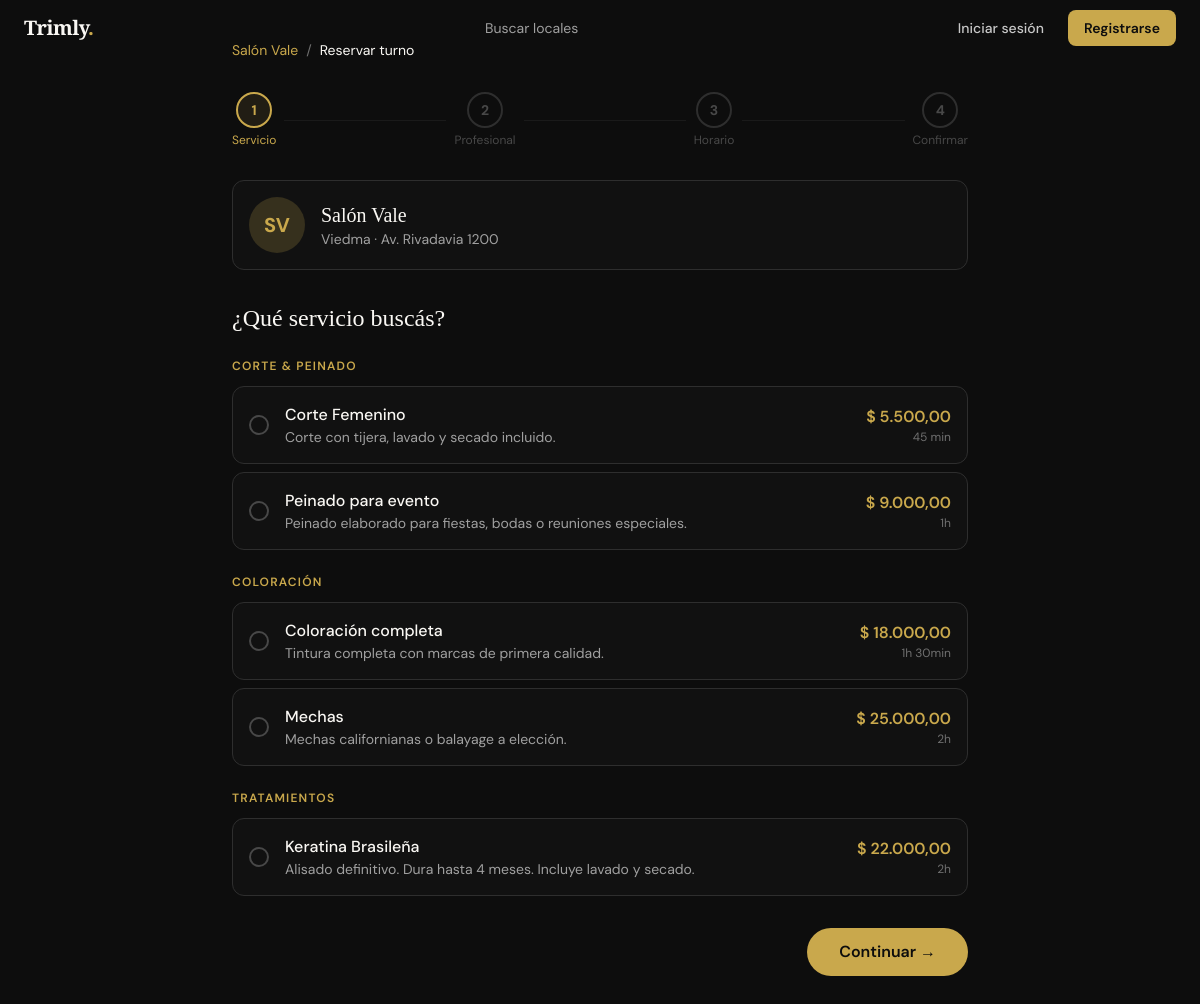
Screenshot of /trimly/reservar/salon-vale?servicio=10 with the database file from the repository.
### tables this page shows
CREATE TABLE `shops` (
  `id` int UNSIGNED NOT NULL,
  `owner_id` int UNSIGNED NOT NULL,
  `name` varchar(120) NOT NULL,
  `slug` varchar(130) NOT NULL,
  `type` enum('barbershop','salon','mixed','nails','spa','tattoo','makeup','other') NOT NULL DEFAULT 'barbershop',
  `target_audience` enum('men','women','unisex') NOT NULL DEFAULT 'unisex',
  `description` text,
  `specialties` varchar(500) DEFAULT NULL,
  `amenities` varchar(500) DEFAULT NULL,
  `phone` varchar(30) DEFAULT NULL,
  `email` varchar(150) DEFAULT NULL,
  `website` varchar(255) DEFAULT NULL,
  `instagram` varchar(100) DEFAULT NULL,
  `facebook` varchar(100) DEFAULT NULL,
  `whatsapp` varchar(30) DEFAULT NULL,
  `logo` varchar(255) DEFAULT NULL,
  `cover_image` varchar(255) DEFAULT NULL,
  `address` varchar(255) DEFAULT NULL,
  `city` varchar(100) DEFAULT NULL,
  `province` varchar(100) DEFAULT NULL,
  `country` varchar(80) NOT NULL DEFAULT 'Argentina',
  `postal_code` varchar(20) DEFAULT NULL,
  `latitude` decimal(10,7) DEFAULT NULL,
  `longitude` decimal(10,7) DEFAULT NULL,
  `currency` char(3) NOT NULL DEFAULT 'ARS',
  `rating_avg` decimal(3,2) NOT NULL DEFAULT '0.00',
  `rating_count` int UNSIGNED NOT NULL DEFAULT '0',
  `status` enum('pending','active','suspended','closed') NOT NULL DEFAULT 'pending',
  `plan` enum('free','pro','premium') NOT NULL DEFAULT 'free',
  `plan_expires` date DEFAULT NULL,
  `verified` tinyint(1) NOT NULL DEFAULT '0',
  `featured` tinyint(1) NOT NULL DEFAULT '0',
  `views_count` int UNSIGNED NOT NULL DEFAULT '0',
  `is_shadowbanned` tinyint(1) NOT NULL DEFAULT '0',
  `suspension_reason` varchar(500) DEFAULT NULL,
  `suspension_until` datetime DEFAULT NULL,
  `ban_reason` varchar(500) DEFAULT NULL,
  `created_at` datetime NOT NULL DEFAULT CURRENT_TIMESTAMP,
  `updated_at` datetime NOT NULL DEFAULT CURRENT_TIMESTAMP ON UPDATE CURRENT_TIMESTAMP,
  `suspension_public` tinyint(1) NOT NULL DEFAULT '1'
);

CREATE TABLE `services` (
  `id` int UNSIGNED NOT NULL,
  `shop_id` int UNSIGNED NOT NULL,
  `category_id` int UNSIGNED DEFAULT NULL,
  `name` varchar(120) NOT NULL,
  `description` text,
  `duration_min` smallint UNSIGNED NOT NULL DEFAULT '30',
  `price` decimal(10,2) NOT NULL DEFAULT '0.00',
  `deposit_pct` tinyint UNSIGNED NOT NULL DEFAULT '0',
  `image` varchar(255) DEFAULT NULL,
  `is_active` tinyint(1) NOT NULL DEFAULT '1',
  `sort_order` tinyint NOT NULL DEFAULT '0',
  `created_at` datetime NOT NULL DEFAULT CURRENT_TIMESTAMP,
  `updated_at` datetime NOT NULL DEFAULT CURRENT_TIMESTAMP ON UPDATE CURRENT_TIMESTAMP
);

### app/Controllers/BaseController.php (called while the page is built, shortened)
<?php
abstract class BaseController
{
    protected function view(string $template, array $viewData = [], int $status = 200): void
    {
        require APP_PATH . '/Views/partials/layout.php';
    }
}

### app/Controllers/BookingController.php (called while the page is built, shortened)
<?php
class BookingController extends BaseController
{
    private Shop        $shopModel;
    private Service     $serviceModel;
    public function __construct()
    {
        $this->shopModel        = new Shop();
        $this->serviceModel     = new Service();
    }
    public function step1(string $slug): void
    {
        $shop = $this->shopModel->findBySlug($slug);
        $services = $this->serviceModel->getGroupedByCategory($shop['id']);
        $this->view('booking/step1', [
            'pageTitle' => 'Reservar turno — ' . $shop['name'],
            'shop'      => $shop,
            'services'  => $services,
            'booking'   => $_SESSION['booking'] ?? [],
        ]);
    }
}

### index.php (called while the page is built, shortened)
<?php
$routes = require BASE_PATH . '/routes/web.php';
$method = $_SERVER['REQUEST_METHOD'];
$uri  = parse_url($_SERVER['REQUEST_URI'], PHP_URL_PATH);
$base = base_path();
if ($base && str_starts_with($uri, $base)) $uri = substr($uri, strlen($base));
$uri = rtrim($uri, '/') ?: '/';
$matched = null; $params = [];
foreach ($routes as [$rMethod, $pattern, $handler, $middleware]) {
    if (strtoupper($rMethod) !== $method) continue;
    $regex = str_contains($pattern, '{any}')
        ? str_replace('{any}', '(.*)', $pattern)
        : preg_replace('/\{[^}]+\}/', '([^/]+)', $pattern);
    $regex = '#^' . $regex . '$#u';
    if (preg_match($regex, $uri, $matches)) {
        preg_match_all('/\{([^}]+)\}/', $pattern, $paramNames);
        array_shift($matches);
        $params  = !empty($paramNames[1]) ? array_combine($paramNames[1], $matches) : [];
        $matched = [$handler, $middleware, $params];
        break;
    }
}
[$handler, $middleware, $params] = $matched;
[$controllerName, $actionName] = explode('@', $handler);
$controller = new $controllerClass();
$controller->$actionName(...array_values($params));

### app/Models/Database.php (called while the page is built, shortened)
<?php
class Database
{
    private static ?PDO $instance = null;
    public static function getInstance(): PDO
    {
        if (self::$instance === null) {
            $cfg = require BASE_PATH . '/config/database.php';
            $dsn = "mysql:host={$cfg['host']};port={$cfg['port']};dbname={$cfg['database']};charset={$cfg['charset']}";
            try {
                self::$instance = new PDO($dsn, $cfg['username'], $cfg['password'], $cfg['options']);
                self::$instance->exec("SET NAMES utf8mb4 COLLATE utf8mb4_unicode_ci");
            } catch (PDOException $e) {
                error_log('Trimly DB Error: ' . $e->getMessage());
                http_response_code(500);
                echo '<!DOCTYPE html><html><head><meta charset="UTF-8"><title>Error de conexión</title>
                <style>body{background:#0d0d0d;color:#eee;font-family:sans-serif;display:flex;align-items:center;justify-content:center;min-height:100vh;margin:0;}
                .box{text-align:center;padding:40px;border:1px solid #333;border-radius:16px;max-width:500px;}
                h1{color:#C9A84C;margin-bottom:12px;}p{color:#888;margin:8px 0;font-size:14px;}
                .err{background:#1a0000;border:1px solid #5a0000;border-radius:8px;padding:12px;margin:16px 0;font-family:monospace;font-size:13px;color:#ff6b6b;text-align:left;}</style>
                </head><body><div class="box">
                <h1>⚠ Error de base de datos</h1>
                <p>No se pudo conectar a MySQL. Verificá que:</p>
                <p>• MySQL esté corriendo en Laragon (botón verde)</p>
                <p>• La base de datos <strong>trimly</strong> exista</p>
                <p>• Las credenciales en <strong>.env</strong> sean correctas</p>
                <div class="err">' . htmlspecialchars($e->getMessage()) . '</div>
                </div></body></html>';
                exit;
            }
        }
        return self::$instance;
    }
}

### app/Models/BaseModel.php (called while the page is built, shortened)
<?php
abstract class BaseModel
{
    protected PDO    $db;
    protected string $table;
    public function __construct()
    {
        $this->db = Database::getInstance();
    }
    public function findBy(string $column, mixed $value): array|false
    {
        $st = $this->db->prepare("SELECT * FROM {$this->table} WHERE `$column` = ? LIMIT 1");
        $st->execute([$value]);
        return $st->fetch();
    }
    public function raw(string $sql, array $params = []): array
    {
        $st = $this->db->prepare($sql);
        $st->execute($params);
        return $st->fetchAll();
    }
}

### app/Models/Models.php (called while the page is built, shortened)
<?php
class Shop extends BaseModel {
    public function findBySlug(string $slug): array|false { return $this->findBy('slug', $slug); }
}
class Service extends BaseModel {
    public function getByShop(int $shopId, bool $withCat=true): array {
        $sql = $withCat
            ? "SELECT s.*,c.name AS category_name FROM services s LEFT JOIN service_categories c ON c.id=s.category_id WHERE s.shop_id=? AND s.is_active=1 ORDER BY c.sort_order,s.sort_order,s.name"
            : "SELECT * FROM services WHERE shop_id=? AND is_active=1 ORDER BY sort_order,name";
        return $this->raw($sql,[$shopId]);
    }
    public function getGroupedByCategory(int $shopId): array {
        $grouped=[];
        foreach($this->getByShop($shopId,true) as $row){
            $grouped[$row['category_name']??'Sin categoría'][]=$row;
        }
        return $grouped;
    }
}

### app/Helpers/Helpers.php (called while the page is built, shortened)
<?php
function base_path(): string {
    static $base = null;
    if ($base === null) {
        $appUrl = rtrim(getenv('APP_URL') ?: 'http://localhost', '/');
        $parsed = parse_url($appUrl);
        $base   = rtrim($parsed['path'] ?? '', '/');
    }
    return $base;
}
function path(string $route = ''): string {
    return base_path() . '/' . ltrim($route, '/');
}
function e(mixed $val): string {
    return htmlspecialchars((string)($val ?? ''), ENT_QUOTES | ENT_SUBSTITUTE, 'UTF-8');
}
function money(float|int|null $amount, string $currency = 'ARS'): string {
    $amount = (float)$amount;
    return match($currency) {
        'ARS'   => '$ '   . number_format($amount, 2, ',', '.'),
        'USD'   => 'U$S ' . number_format($amount, 2, '.', ','),
        default => number_format($amount, 2),
    };
}
function duracionTexto(int $minutos): string {
    if ($minutos < 60) return "{$minutos} min";
    $h = intdiv($minutos, 60); $m = $minutos % 60;
    return $m ? "{$h}h {$m}min" : "{$h}h";
}
function initials(string $name): string {
    $parts = array_filter(explode(' ', $name));
    return strtoupper(substr($parts[0] ?? '', 0, 1) . substr($parts[1] ?? '', 0, 1));
}

### app/Views/booking/step1.php (the view, shortened to what this page needs)
<div class="min-h-screen bg-ink-900 py-10">
<div class="max-w-3xl mx-auto px-4">
  <div class="flex items-center gap-2 mb-8 text-sm">
    <a href="<?= path('/local/' . e($shop['slug'])) ?>" class="text-gold hover:underline"><?= e($shop['name']) ?></a>
    <span class="text-ink-400">/</span>
    <span class="text-cream-light">Reservar turno</span>
  </div>
  <?php include __DIR__ . '/partials/steps.php'; ?>
  <div class="flex items-center gap-4 mb-8 p-4 bg-ink-800 rounded-xl border border-ink-600">
    <?php if ($shop['logo']): ?>
      <img src="<?= upload_url($shop['logo']) ?>" alt="<?= e($shop['name']) ?>" class="w-14 h-14 rounded-full object-cover">
    <?php else: ?>
      <div class="w-14 h-14 rounded-full bg-gold/20 flex items-center justify-center text-gold text-xl font-bold"><?= initials($shop['name']) ?></div>
    <?php endif; ?>
    <div>
      <h2 class="font-display text-xl text-cream-light"><?= e($shop['name']) ?></h2>
      <p class="text-ink-300 text-sm"><?= e($shop['city']) ?> · <?= e($shop['address']) ?></p>
    </div>
  </div>
  <h1 class="font-display text-2xl text-cream-light mb-6">¿Qué servicio buscás?</h1>
  <?php if (empty($services)): ?>
    <div class="text-center py-16 text-ink-400">
      <p class="text-lg">Este local aún no tiene servicios publicados.</p>
      <a href="<?= path('/local/' . e($shop['slug'])) ?>" class="mt-4 inline-block text-gold hover:underline">← Volver al perfil</a>
    </div>
  <?php else: ?>
  <form method="POST" action="<?= path('/reservar/' . e($shop['slug']) . '/servicio') ?>">
    <?php foreach ($services as $category => $items): ?>
    <div class="mb-6">
      <h3 class="text-xs font-semibold uppercase tracking-widest text-gold mb-3"><?= e($category) ?></h3>
      <div class="space-y-2">
        <?php foreach ($items as $service): ?>
        <label class="flex items-center gap-4 p-4 bg-ink-800 border border-ink-600 rounded-xl cursor-pointer hover:border-gold/50 transition-all peer-checked:border-gold has-[:checked]:border-gold has-[:checked]:bg-gold/5">
          <div class="w-5 h-5 rounded-full border-2 border-ink-500 peer-checked:border-gold peer-checked:bg-gold flex-shrink-0 flex items-center justify-center transition-all">
          </div>
          <div class="flex-1 min-w-0">
            <p class="font-medium text-cream-light"><?= e($service['name']) ?></p>
            <?php if ($service['description']): ?>
              <p class="text-sm text-ink-300 truncate"><?= e($service['description']) ?></p>
            <?php endif; ?>
          </div>
          <div class="text-right flex-shrink-0">
            <p class="text-gold font-semibold"><?= money((float)$service['price']) ?></p>
            <p class="text-xs text-ink-400"><?= duracionTexto((int)$service['duration_min']) ?></p>
          </div>
        </label>
        <?php endforeach; ?>
      </div>
    </div>
    <?php endforeach; ?>
    <div class="flex justify-end mt-8">
      <button type="submit" class="px-8 py-3 bg-gold text-ink-900 font-semibold rounded-full hover:bg-gold-300 transition-colors">
        Continuar →
      </button>
    </div>
  </form>
  <?php endif; ?>
</div>
</div>

### rows the page displays
shops: name "Salón Vale", name "SV", city "Viedma", address "Av. Rivadavia 1200"
services: name "Corte Femenino", description "Corte con tijera, lavado y secado incluido.", price "$ 5.500,00", duration_min "45 min"
services: name "Peinado para evento", description "Peinado elaborado para fiestas, bodas o reuniones especiales.", price "$ 9.000,00", duration_min "1h"
services: name "Coloración completa", description "Tintura completa con marcas de primera calidad.", price "$ 18.000,00", duration_min "1h 30min"
services: name "Mechas", description "Mechas californianas o balayage a elección.", price "$ 25.000,00", duration_min "2h"
services: name "Keratina Brasileña", description "Alisado definitivo. Dura hasta 4 meses. Incluye lavado y secado.", price "$ 22.000,00", duration_min "2h"

### other values shown
$n "1"
$label "Servicio"
$n "2"
$label "Profesional"
$n "3"
$label "Horario"
$n "4"
$label "Confirmar"
$category "CORTE & PEINADO"
$category "COLORACIÓN"
$category "TRATAMIENTOS"
